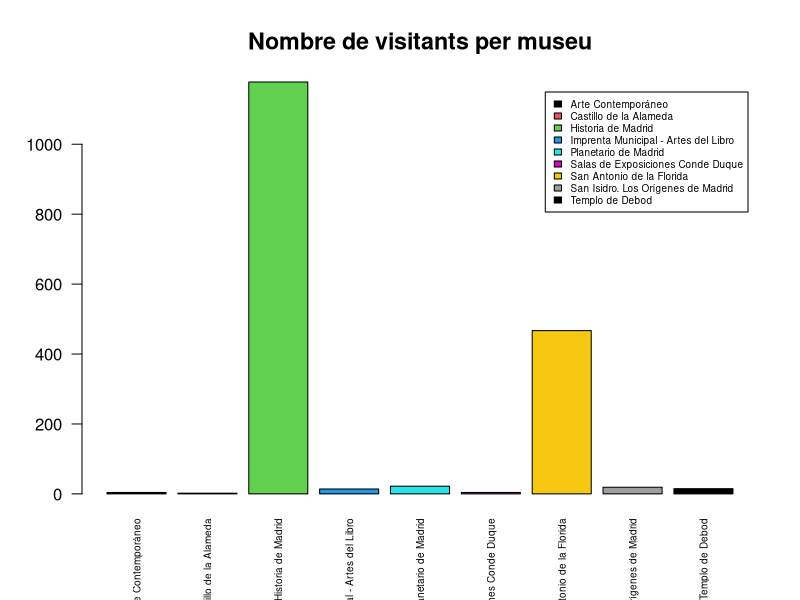
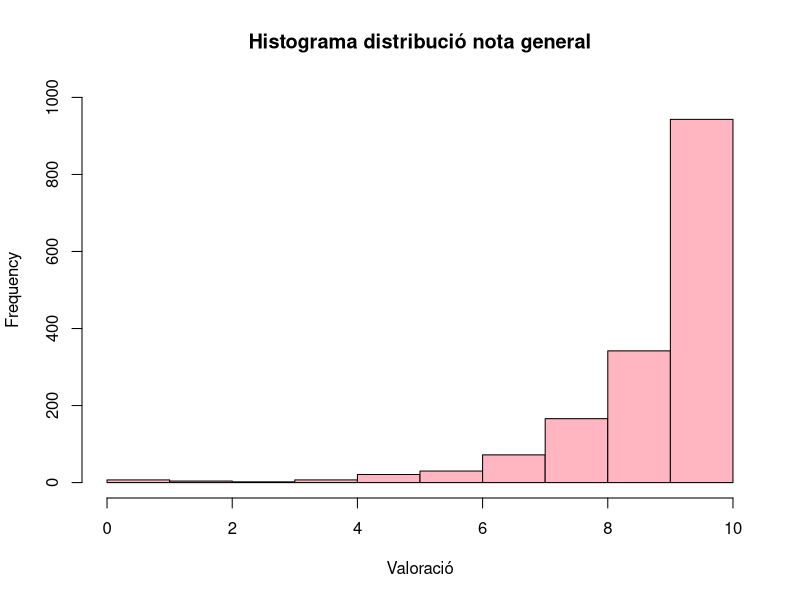
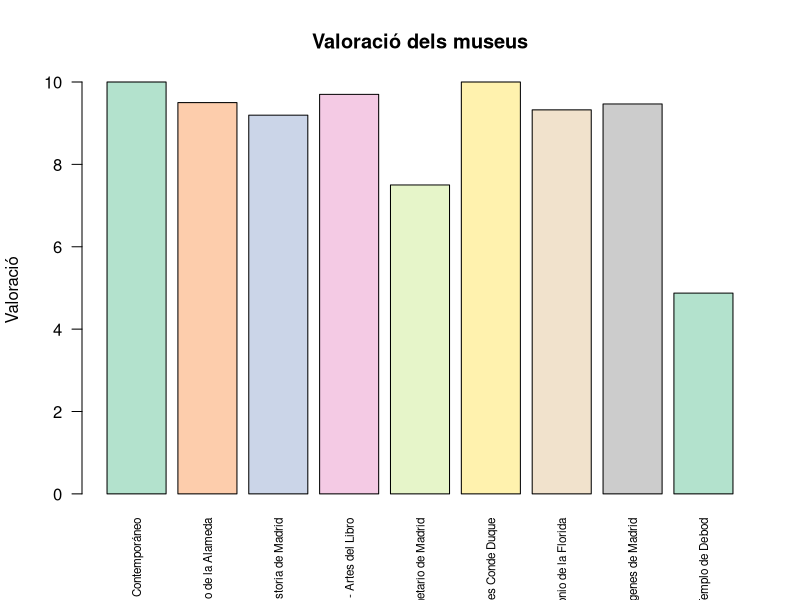
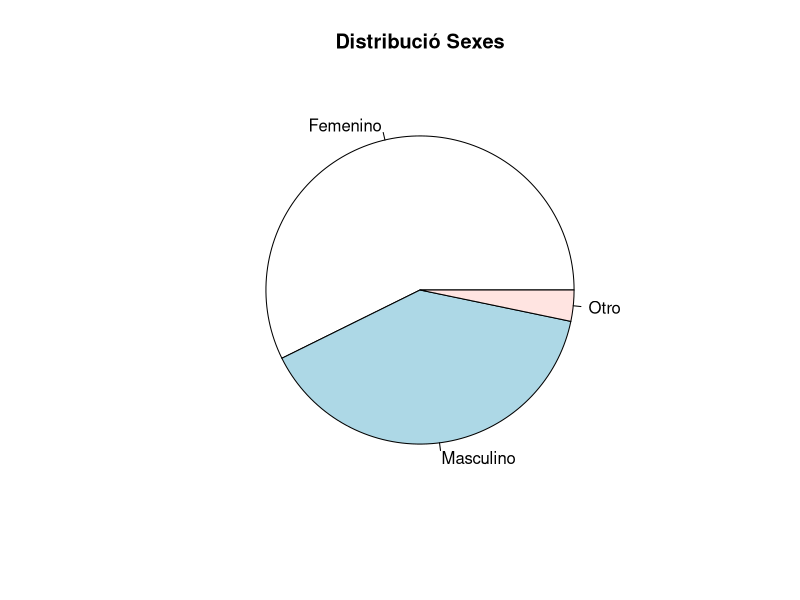
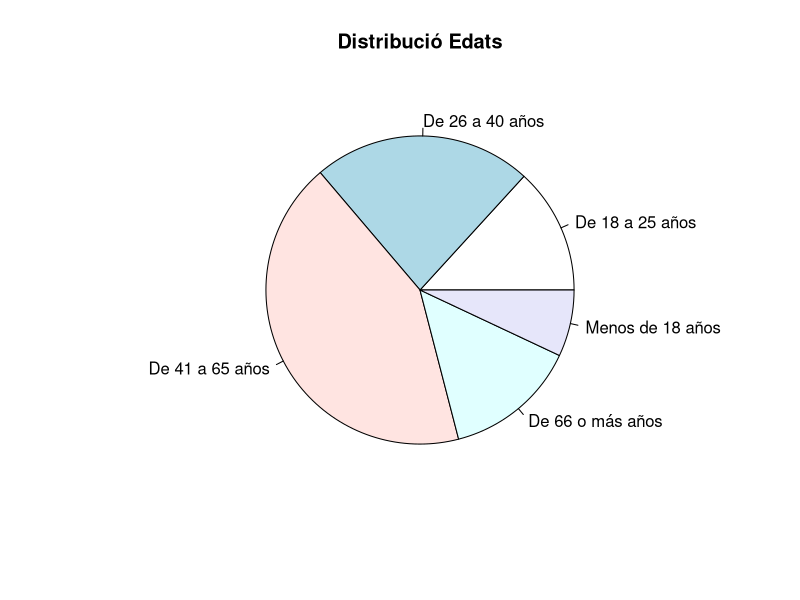

Write the R code that produced these figures, in order.
## ---- chunk 1
library(ggplot2)
library(readr)
library(readxl)
library(dplyr)
data<-read_xlsx("estudioSatisfaccion2023.xlsx")

## ---- chunk 2
#definim aquesta funció que l'utilitzarem mes tard
valors_na<-function(variable){
  return (sum(is.na(variable)))
  
}
## ---- chunk 3
data.v1<-data[,-1:-4]
## ---- chunk 4
dimensions_data<-dim(data.v1)
dimensions_data
## ---- chunk 5
colnames(data.v1)
## ---- chunk 6
taula_frec_museus<-table(data.v1$`1_¿Qué museo acabas de visitar?`)
taula_frec_museus
prop_taula_frec_museus<-prop.table(taula_frec_museus)
prop_taula_frec_museus
## ---- chunk 7
barplot(taula_frec_museus,
        main = "Nombre de visitants per museu",
        beside = TRUE,
        legend.text = TRUE,
        col = palette("Pastel 2"),
        las = 2,          # Rotar etiquetes de l'eix X
        cex.names = 0.6,  # Reuïm escala de les etiquetes
        cex.main = 1.4,   # Ajuestem tamany del títol
        args.legend = list(cex=0.6))


## ---- chunk 8
variable_2<-data.v1$`2_La recepción y atención al público`
variable_5<-data.v1$`5_La adaptación a visitantes con discapacidad`
valors_na(variable_2)
valors_na(variable_5)
variable_6<-data.v1$`6_Teniendo en cuenta toda su experiencia, ¿cuál es su valoración global con la visita  en una escala de 0 a 10, siendo “0”, totalmente insatisfactoria y “10”, totalmente satisfactoria`
## ---- chunk 9
taula_v_6<-table(variable_6)
prop_taula_v_6<-prop.table(taula_v_6)
numeric_v_6=as.numeric(variable_6)
hist(x=numeric_v_6,ylim = c(0,1000),main = "Histograma distribució nota general", col = "#FFB6C1", xlab = "Valoració")
## ---- chunk 10
mean(as.numeric(na.omit(variable_6)))
## ---- chunk 11
# Creem la taula amb els museus i les seues puntuacions.
taula_museus_puntuacio <- table(data.v1$`1_¿Qué museo acabas de visitar?`, data.v1$`6_Teniendo en cuenta toda su experiencia, ¿cuál es su valoración global con la visita  en una escala de 0 a 10, siendo “0”, totalmente insatisfactoria y “10”, totalmente satisfactoria`)

# Reordenem els nombres perquè siguen ascendents.
taula_museus_puntuacio <- taula_museus_puntuacio[, c(1,2, 4:ncol(taula_museus_puntuacio), 3)]
taula_museus_puntuacio

# Definim una funció on donat un vector ens retorne la seua mitjana ponderada.
media_ponderada <- function(vector){
  ponderacions = c(0, 1, 2, 3, 4, 5, 6, 7, 8, 9, 10)
  vector_ponderat = vector * ponderacions
  return (sum(vector_ponderat) / sum(vector))
  
}


# A continuació calcularem la mitjana de cada museu i les guardarem en un vector.
mitjanes = c()

for (i in 1:nrow(taula_museus_puntuacio)) {
  vector = as.numeric(unlist(taula_museus_puntuacio[i, ]))
  mitjanes <- c(mitjanes, media_ponderada(vector))
}


museus = c(rownames(taula_museus_puntuacio))

# Creem una taula amb la puntuació mitjana de cada museu.
taula_mitjana <- data.frame(
  Museu = museus,
  Mitjana = mitjanes
)

taula_mitjana

## ---- chunk 12
# Crear el barplot
barplot(
  taula_mitjana$Mitjana, 
  names.arg = taula_mitjana$Museu, 
  las = 2, 
  col = palette("Pastel 2"), 
  main = "Valoració dels museus", 
  ylab = "Valoració",
  cex.names = 0.7
)
## ---- chunk 13
variable_9<-data.v1$`9_¿Cuál es su sexo?`
taula_v_9<-table(variable_9)
pie(taula_v_9,main = "Distribució Sexes")
## ---- chunk 14
taula_v_9
prop.table(taula_v_9)
## ---- chunk 15
variable_8<-data.v1$`8_¿Cuál es su grupo de edad?`
taula_v_8<-table(variable_8)
pie(taula_v_8,main = "Distribució Edats")
